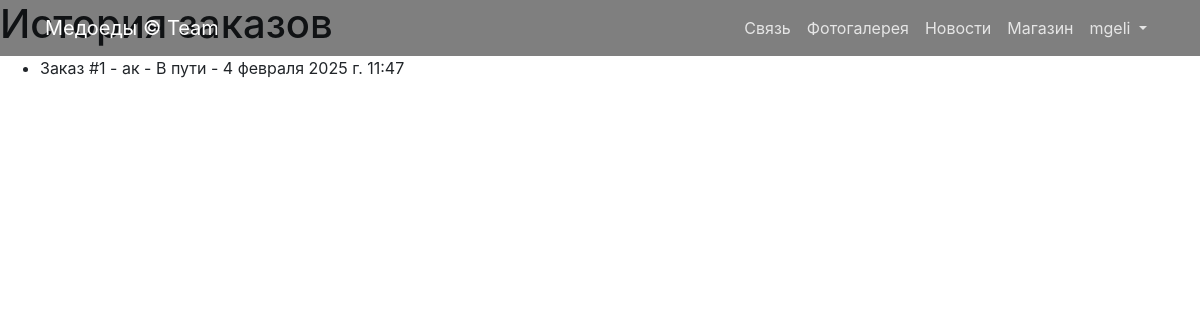
Page /store/order_history/ (signed in) on the earlier database version.
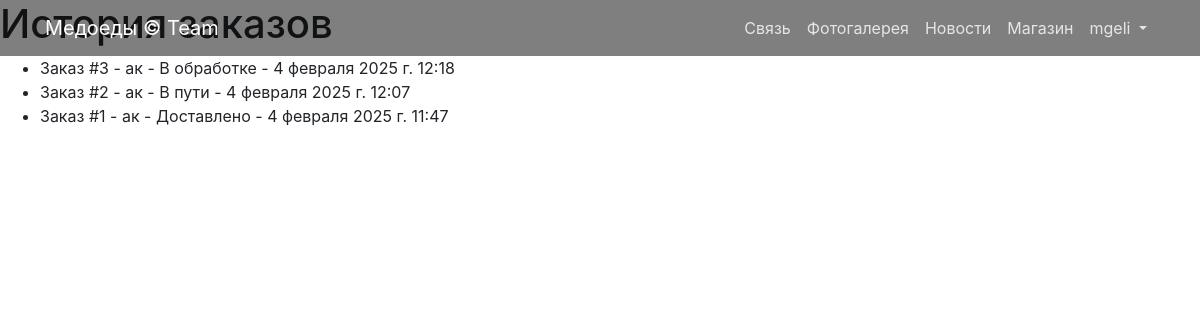
Same page on the later database version.
### store/models.py (models this page shows, shortened)
class DeliveryRequest(models.Model):
    STATUS_CHOICES = [
        ('В обработке', 'В обработке'),
        ('В пути', 'В пути'),
        ('Доставлено', 'Доставлено'),
    ]
    user = models.ForeignKey(User, on_delete=models.CASCADE)
    product = models.ForeignKey('Product', on_delete=models.CASCADE)
    quantity = models.PositiveIntegerField()
    address = models.TextField()
    created_at = models.DateTimeField(auto_now_add=True)
    status = models.CharField(max_length=100, choices=STATUS_CHOICES, default='В обработке')
    details = models.TextField(null=True, blank=True)  # Добавляем поле details

class Product(models.Model):
    name = models.CharField(max_length=120)
    description = models.TextField()
    price = models.DecimalField(max_digits=10, decimal_places=2)
    quantity = models.PositiveIntegerField(default=0)
    image = models.ImageField(upload_to='products_images', blank=True)  # Основное изображение
    category = models.ForeignKey(to=ProductCategory, on_delete=models.PROTECT)

### store/views.py (the view)
# urls.py: path('order_history/', order_history, name='order_history'),
@login_required
def order_history(request):
    orders = DeliveryRequest.objects.filter(user=request.user).order_by('-created_at')
    context = {
        'orders': orders,
        'title': 'История заказов',
    }
    return render(request, 'store/order_history.html', context)

### store/templates/store/order_history.html
{% extends 'store/base.html' %}
{% block content %}
<h1>История заказов</h1>
{% if orders %}
    <ul>
        {% for order in orders %}
            <li>
                Заказ #{{ order.id }} - {{ order.product.name }} - {{ order.status }} - {{ order.created_at }}
            </li>
        {% endfor %}
    </ul>
{% else %}
    <p>У вас нет заказов.</p>
{% endif %}
{% endblock %}

Differences in the rows shown:
added DeliveryRequest: id "3", product.name "ак", status "В обработке", created_at "4 февраля 2025 г. 12:18"
added DeliveryRequest: id "2", product.name "ак", status "В пути", created_at "4 февраля 2025 г. 12:07"
changed DeliveryRequest id 1: status "В пути" → "Доставлено"
